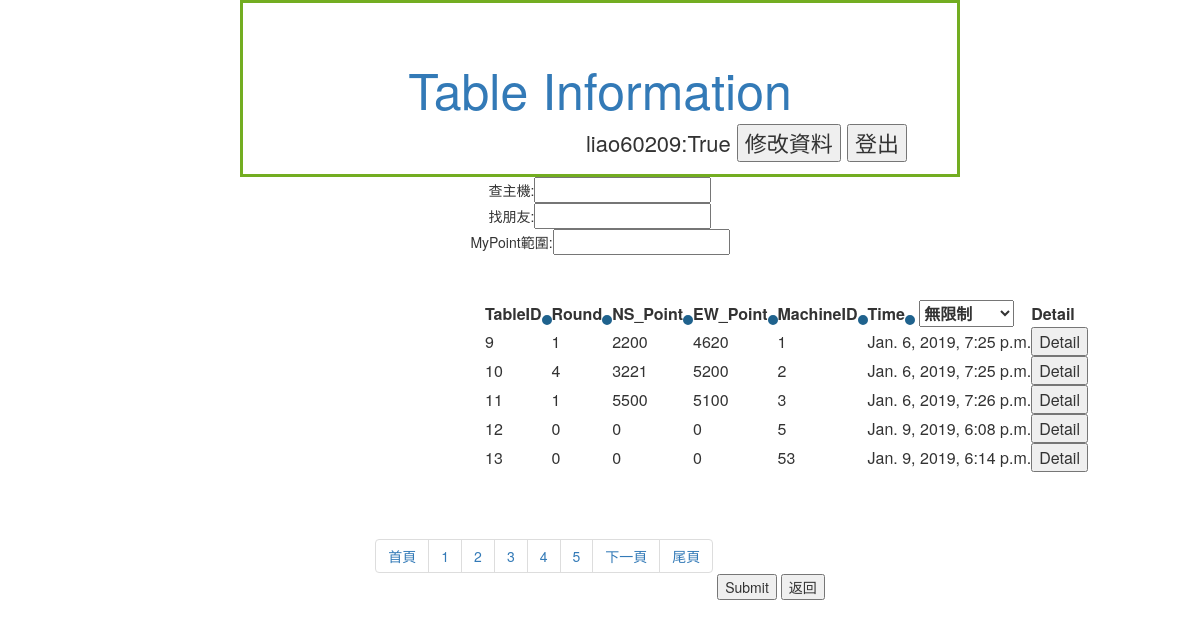
/Member/Table/ (signed in), run on the app's committed database.
### Member/models.py (models this page shows, shortened)
class table(models.Model):
    time = models.DateTimeField(verbose_name="time",auto_now=True)
    NS_TotalPoint = models.DecimalField(max_digits = 5,decimal_places=0)
    EW_TotalPoint = models.DecimalField(max_digits = 5,decimal_places=0)
    RoundNum = models.DecimalField(max_digits = 10,decimal_places=0)     #總共進行幾個ROUND Eg. 1/4/16
    MachineID = models.DecimalField(max_digits = 10,decimal_places=0)
    '''
    dds_result format: string{10 11 12 13 20 ... 53}
    # Use space to seperate each 2 digits numner
        N   E   S   W
    NT 10  11  12  13
    S  20  21  22  23
    H  30  31  32  33
    D  40  41  42  43
    C  50  51  52  53
    '''

### Member/views.py (the view, shortened to what this page needs)
# urls.py: path('Table/',views.tableinformation,name = 'table'),
@login_required(login_url='/Member/login/')
def tableinformation(request,tid='x'):
	permission = False
	seats = seat.objects.filter(PlayerID=request.user.id)
	mytable = []
	for s in seats:
		mytable.append(s.TableID.pk)
	mytable = set(mytable)		#去除重複
	tables = table.objects.filter(pk__in=mytable)		#一般使用者
	if request.user.is_staff==True:
		permission = True			#管理者
		tables = table.objects.all()
	name = Name(request)
	if	tid=="x":		# 牌桌資訊一覽
		paginator = Paginator(tables, 5)
		page = request.GET.get('page','1')
		tables = paginator.page(page)
		return render(request,"Member/table.html",locals())

### Member/views.py (called while the page is built)
def Name(request):
	name = request.user.first_name
	if name == "":
		name = request.user.username
	return name

### Member/templates/Member/table.html (shortened to what this page needs)
{% extends 'Member/base.html' %}
{%block title%}
    Table Information
{%endblock%}
{%block user%}
        {{name}}:{{permission}}
        <input type="button" value="修改資料" onclick="location='/Member/modify/'">
        <input type="button" value="登出" onclick="location='/Member/logout/'">
{%endblock%}
{%block content%}
<form method="post" action="/Member/Table/">
<div class="find">
    查主機:<input type="text" name="BMBC"><br>
    找朋友:<input type="text" name="Friend"><br>
    MyPoint範圍:<input type="text" name="MyPoint"><br>
</div>
    <table class="filter">
        <th>TableID<input type="submit" name = 'order'value="TableID"></th>
        <th>Round<input type="submit" name = 'order'value="RoundNum"></th>
        <th>NS_Point<input type="submit" name = 'order'value="NS_TotalPoint"></th>
        <th>EW_Point<input type="submit" name = 'order'value="EW_TotalPoint"></th>
        <th>MachineID<input type="submit" name = 'order'value="MachineID"></th>
        <th>Time<input type="submit" name = 'order'value="-time">
            <select name="TimeRange">
                <option value="99999">無限制</option>
            </select>
        </th>
        <th>Detail</th>
        {%for table in tables%}
        <tr>
        <td>{{table.pk}}</td>
        <td>{{table.RoundNum}}</td>
        <td>{{table.NS_TotalPoint}}</td>
        <td>{{table.EW_TotalPoint}}</td>
        <td>{{table.MachineID}}</td>
        <td>{{table.time}}</td>
        <td><input type="button" onclick="location.href='{{table.pk}}'"value="Detail"></td>
        </tr>
        {%endfor%}
    </table>
{%endblock%}
{%block bottom%}
            <ul class="pagination">
            <li><a href="/Member/Table/?page=1">首頁</a></li>
                 {% for num in tables.paginator.page_range %}
                    <li><a href="/Member/Table/?page={{ num }}">{{ num }}</a></li>
                 {% endfor %}
                {% if tables.has_next %}
                     <li><a href="/Member/Table/?page={{ tables.next_page_number }}">下一頁</a></li>
                {% endif %}
                <li><a href="/Member/Table/?page={{ tables.paginator.num_pages }}">尾頁</a></li>
             </ul>
<input type="submit" class="a">
{%endblock%}

### Member/templates/Member/table.html (style rules this page uses)
input[type=submit]:not(.a) { -webkit-border-radius: 60; -moz-border-radius: 60; border-radius: 60px; font-size: 0px; padding: 0px; border: solid #1f628d 5px; text-decoration: none; }
.filter { position:absolute; top:300px; left:485px; }

### data on the page
table: pk "9", RoundNum "1", NS_TotalPoint "2200", EW_TotalPoint "4620", MachineID "1", time "Jan. 6, 2019, 7:25 p.m."
table: pk "10", RoundNum "4", NS_TotalPoint "3221", EW_TotalPoint "5200", MachineID "2", time "Jan. 6, 2019, 7:25 p.m."
table: pk "11", RoundNum "1", NS_TotalPoint "5500", EW_TotalPoint "5100", MachineID "3", time "Jan. 6, 2019, 7:26 p.m."
table: pk "12", RoundNum "0", NS_TotalPoint "0", EW_TotalPoint "0", MachineID "5", time "Jan. 9, 2019, 6:08 p.m."
table: pk "13", RoundNum "0", NS_TotalPoint "0", EW_TotalPoint "0", MachineID "53", time "Jan. 9, 2019, 6:14 p.m."

### other printed values
{{ name }} "liao60209"
{{ permission }} "True"
{{ num }} "1" "2" "3" "4" "5"
